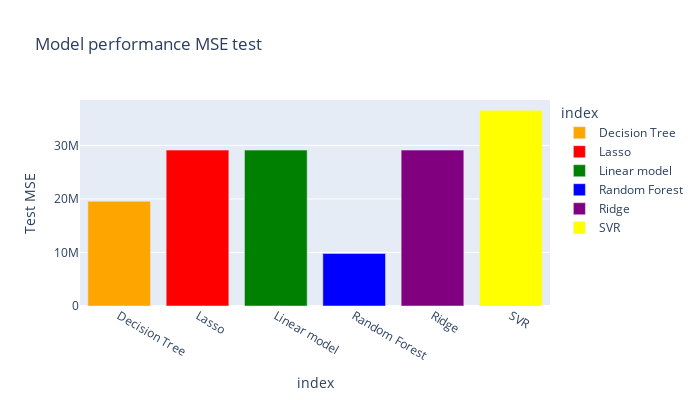

The cell this chart's notebook holds for it:
### Code cell
px.bar(Model_Performance2, y =Model_Performance2['Test MSE'],
       color_discrete_sequence=[
                 "orange", "red", "green", "blue", "purple","yellow"],
       title="Model performance MSE test",
       color = Model_Performance2.index, width =700, height=400)

### Figure 1 — Plotly figure (JSON) as saved in the notebook; plotly's stock layout.template omitted (floating-point values rounded to 4 significant figures)
{"data": [{"alignmentgroup": "True", "hovertemplate": "index=%{x}<br>Test MSE=%{y}<extra></extra>", "legendgroup": "Decision Tree", "marker": {"color": "orange", "pattern": {"shape": ""}}, "name": "Decision Tree", "offsetgroup": "Decision Tree", "orientation": "v", "showlegend": true, "textposition": "auto", "type": "bar", "x": ["Decision Tree"], "xaxis": "x", "y": [19560000.0], "yaxis": "y"}, {"alignmentgroup": "True", "hovertemplate": "index=%{x}<br>Test MSE=%{y}<extra></extra>", "legendgroup": "Lasso", "marker": {"color": "red", "pattern": {"shape": ""}}, "name": "Lasso", "offsetgroup": "Lasso", "orientation": "v", "showlegend": true, "textposition": "auto", "type": "bar", "x": ["Lasso"], "xaxis": "x", "y": [29120000.0], "yaxis": "y"}, {"alignmentgroup": "True", "hovertemplate": "index=%{x}<br>Test MSE=%{y}<extra></extra>", "legendgroup": "Linear model", "marker": {"color": "green", "pattern": {"shape": ""}}, "name": "Linear model", "offsetgroup": "Linear model", "orientation": "v", "showlegend": true, "textposition": "auto", "type": "bar", "x": ["Linear model"], "xaxis": "x", "y": [29120000.0], "yaxis": "y"}, {"alignmentgroup": "True", "hovertemplate": "index=%{x}<br>Test MSE=%{y}<extra></extra>", "legendgroup": "Random Forest", "marker": {"color": "blue", "pattern": {"shape": ""}}, "name": "Random Forest", "offsetgroup": "Random Forest", "orientation": "v", "showlegend": true, "textposition": "auto", "type": "bar", "x": ["Random Forest"], "xaxis": "x", "y": [9811000.0], "yaxis": "y"}, {"alignmentgroup": "True", "hovertemplate": "index=%{x}<br>Test MSE=%{y}<extra></extra>", "legendgroup": "Ridge", "marker": {"color": "purple", "pattern": {"shape": ""}}, "name": "Ridge", "offsetgroup": "Ridge", "orientation": "v", "showlegend": true, "textposition": "auto", "type": "bar", "x": ["Ridge"], "xaxis": "x", "y": [29120000.0], "yaxis": "y"}, {"alignmentgroup": "True", "hovertemplate": "index=%{x}<br>Test MSE=%{y}<extra></extra>", "legendgroup": "SVR", "marker": {"color": "yellow", "pattern": {"shape": ""}}, "name": "SVR", "offsetgroup": "SVR", "orientation": "v", "showlegend": true, "textposition": "auto", "type": "bar", "x": ["SVR"], "xaxis": "x", "y": [36560000.0], "yaxis": "y"}], "layout": {"barmode": "relative", "height": 400, "legend": {"title": {"text": "index"}, "tracegroupgap": 0}, "title": {"text": "Model performance MSE test"}, "width": 700, "xaxis": {"anchor": "y", "categoryarray": ["Decision Tree", "Lasso", "Linear model", "Random Forest", "Ridge", "SVR"], "categoryorder": "array", "domain": [0, 1], "title": {"text": "index"}}, "yaxis": {"anchor": "x", "domain": [0, 1], "title": {"text": "Test MSE"}}}}
